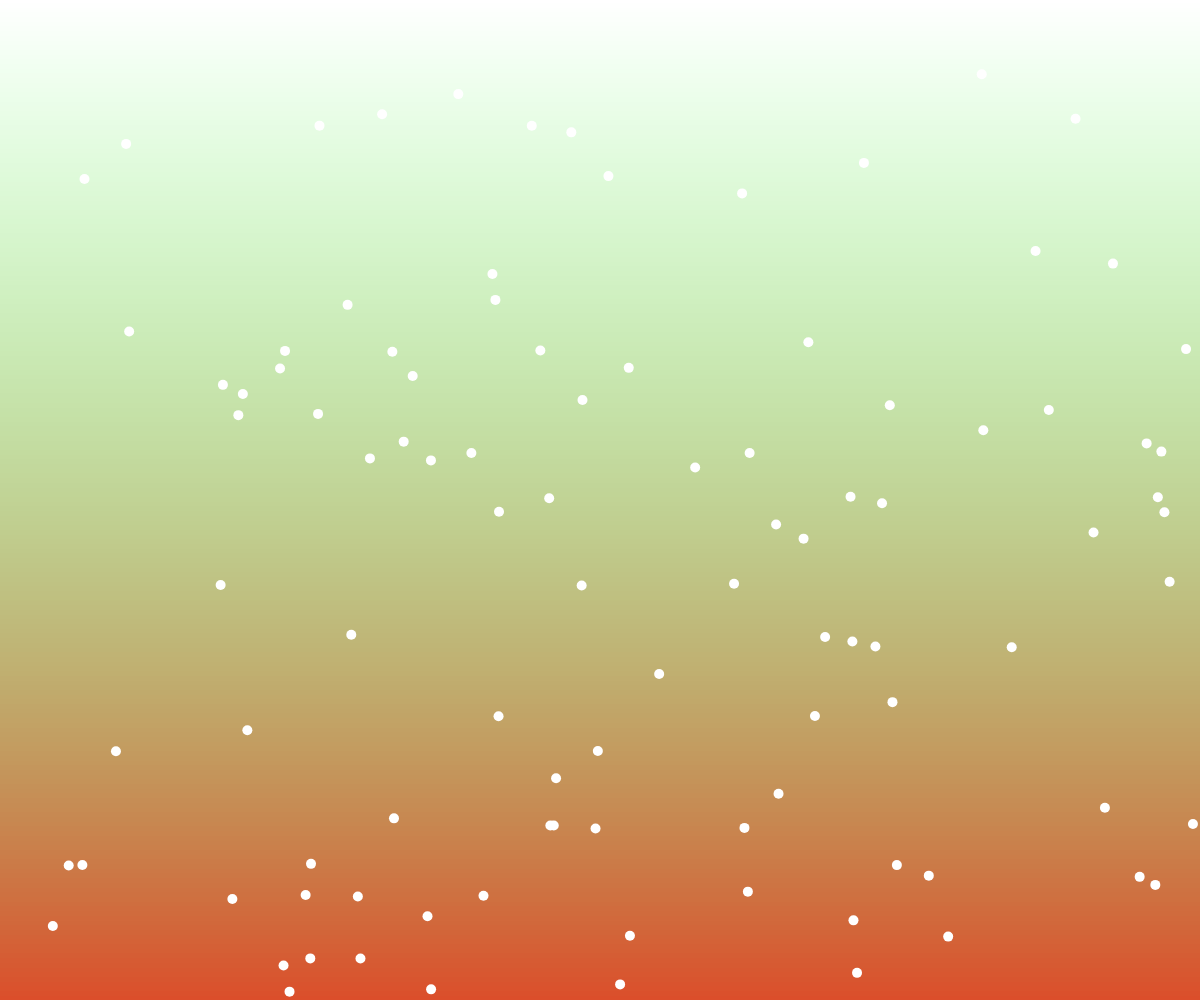
Frame 1 (no input)
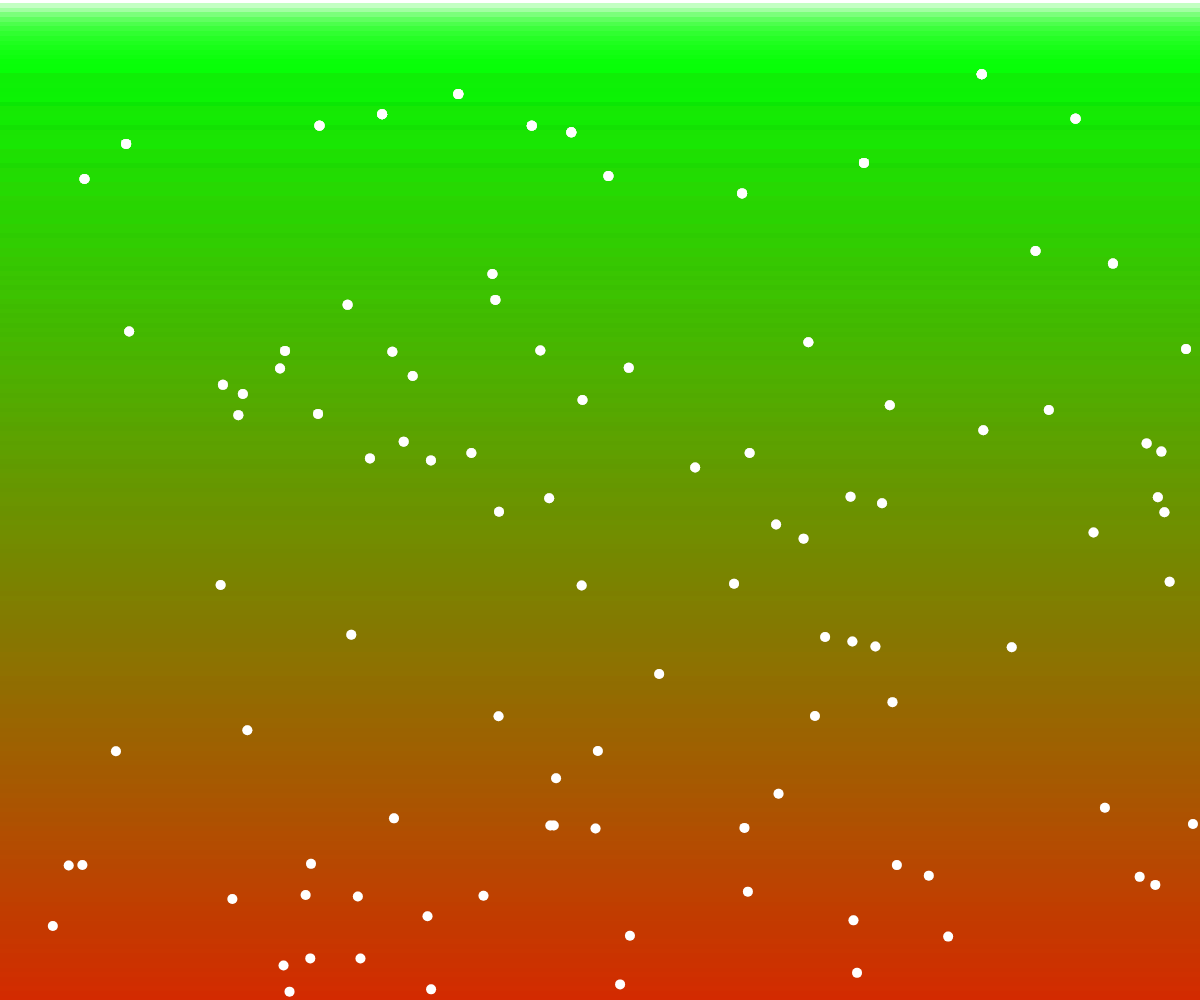
Frame 60 (no input)
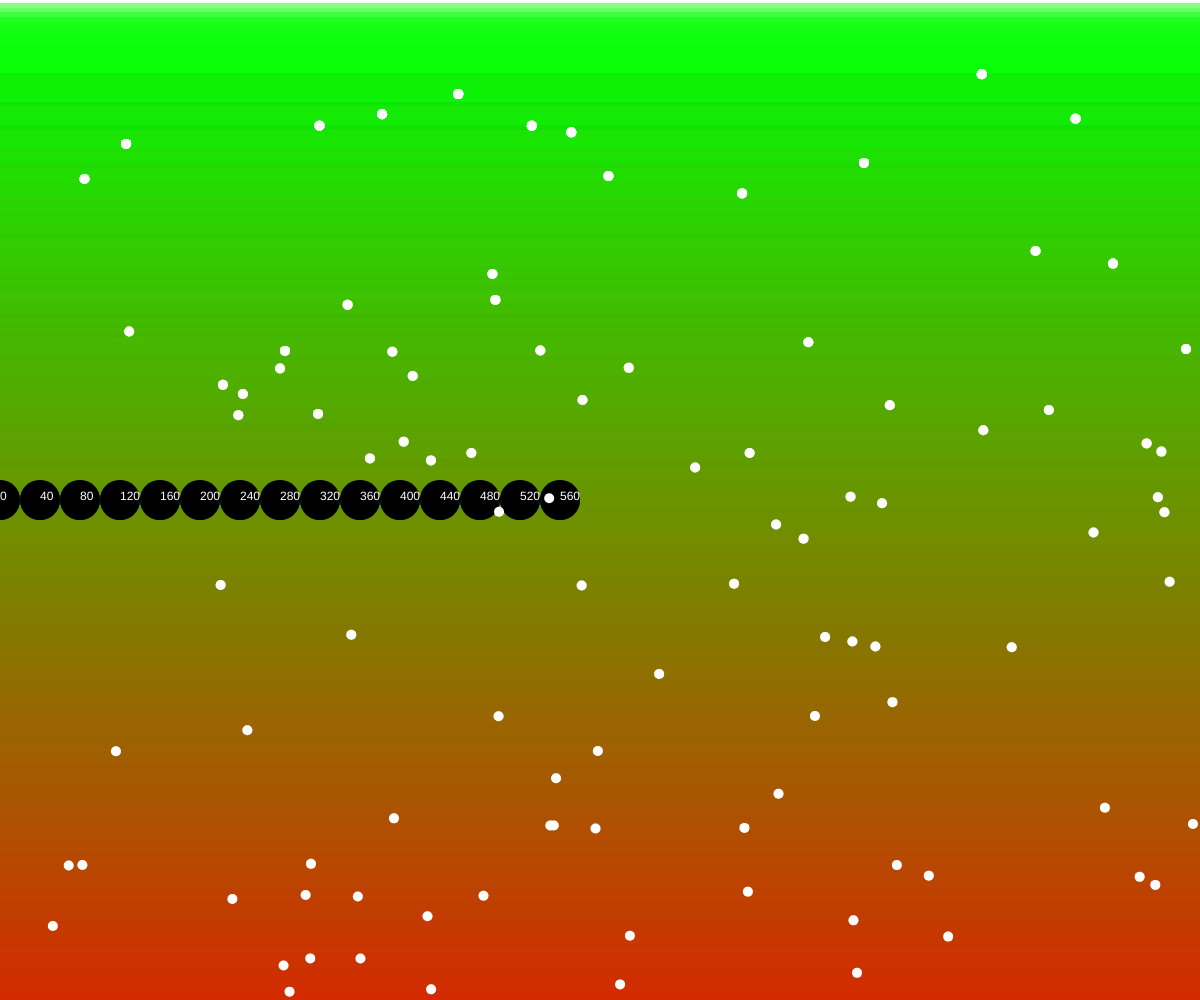
Frame 120 (the mouse pressed at the canvas centre since frame 60)

The p5.js sketch that drew these frames (run headless with seeded random() and noise() and a simulated clock; from frame 60 on, the mouse is pressed at the canvas centre):

// p5.js sketch
// ── sketch.js
// Drawing with Loops
// Max Babcock
// 9/19/2024

function setup() {
  createCanvas(windowWidth, windowHeight);
}

function draw() {
  myBackground();
  myForeground();
  //screen is updated at end of draw()
}

// USE FOR INTERACTIVE SCENE NIGHT TIME-------------------
function myBackground(){
  //use a loop to draw a gradient background

  let rectHeight = 1;
  //Y:  0  40  80  120  160  200
  for(let y = 0; y < height; y+= rectHeight){
    let value = map(y,0,width,0,255)
    fill(value,255-value,0,value);
    noStroke();
    rect(0, y, width, rectHeight);
  }
}

function myForeground(){
  //use FOR / WHILe loops to draw on the canvas
  //  loop var  ;  condition  ;  var modification
  // x: 0  40  80  120
  for (let x = 0 ; x < mouseX ; x = x +40){
    fill(0);
    circle(x, height/2, 40);
    fill(255);
    text(x, x,height/2);
  }


// Draw some Stars
randomSeed(999);
let starCount = 0;
fill(255,255,255); //red
while(starCount < 100){
  let x = random(0, width);
  let y = random(0, height);
  circle(x,y,10);
  starCount++;
}
}
